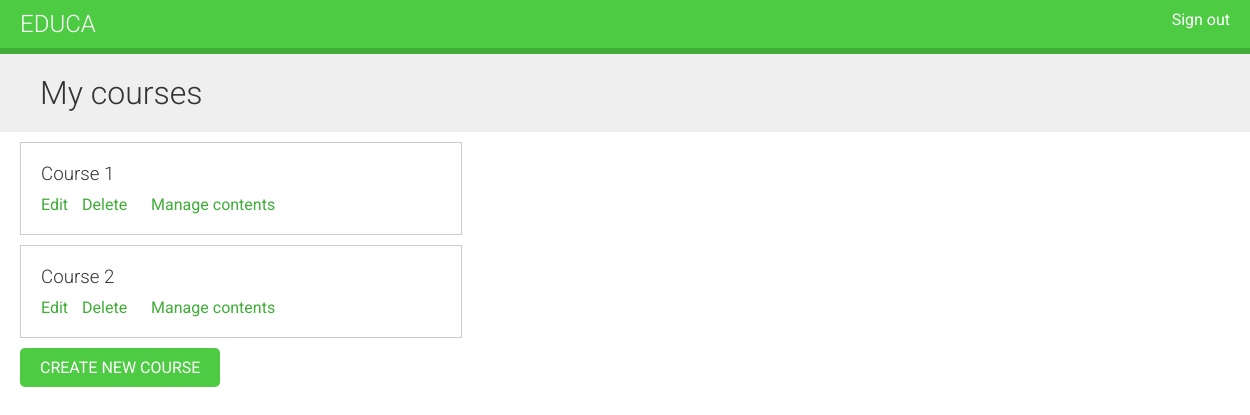
Page /course/mine/ (signed in) on the earlier database version.
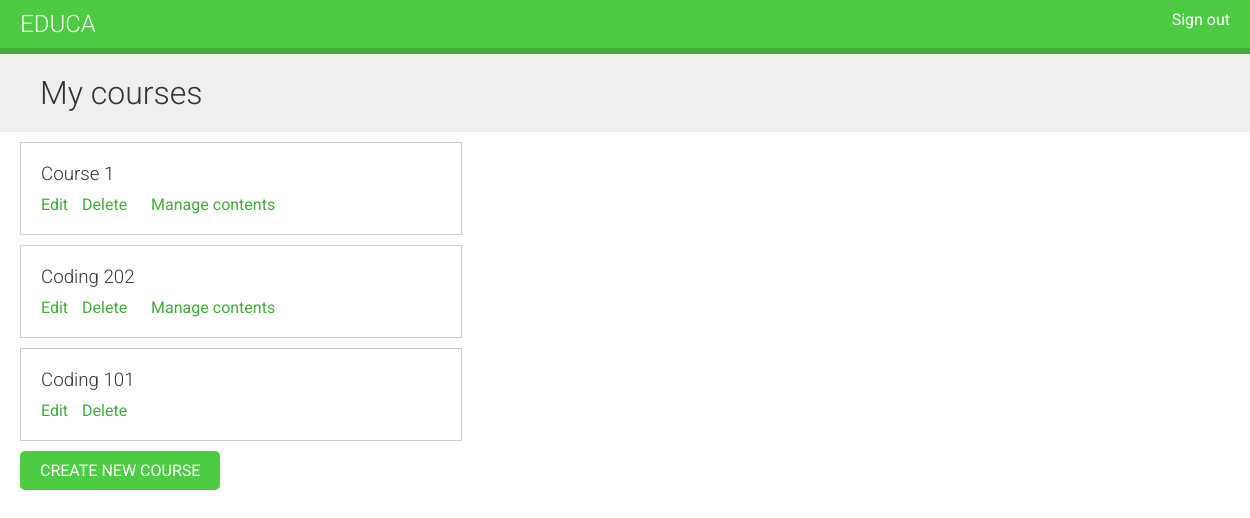
Same page on the later database version.
### courses/models.py (models this page shows, shortened)
class Course(models.Model):
    owner = models.ForeignKey(
        User, related_name="courses_created", on_delete=models.CASCADE
    )
    subject = models.ForeignKey(
        Subject, related_name="courses", on_delete=models.CASCADE
    )
    title = models.CharField(max_length=200)
    slug = models.SlugField(max_length=200, unique=True)
    overview = models.TextField()
    created = models.DateTimeField(auto_now_add=True)
    students = models.ManyToManyField(User, related_name="courses_joined", blank=True)
    class Meta:
        ordering = ["created"]

### courses/views.py (the view)
# urls.py: path("mine/", views.ManageCourseListView.as_view(), name="manage_course_list"),
class ManageCourseListView(OwnerCourseMixin, ListView):
    template_name = "courses/manage/course/list.html"

### courses/views.py (called while the page is built)
    def get_queryset(self):
        qs = super().get_queryset()
        return qs.filter(owner=self.request.user)

### courses/templates/courses/manage/course/list.html (shortened to what this page needs)
{% extends 'base.html' %}
{% block content %}
  <h1>My courses</h1>
  <div class="module">
    {% for course in object_list %}
      <div class="course-info">
        <h3>{{ course.title }}</h3>
        <p>
          <a href="{% url 'course_edit' course.id %}">Edit</a>
          <a href="{% url 'course_delete' course.id %}">Delete</a>
          <a href="{% url 'course_module_update' course.id %}">
            {% if course.modules.count > 0 %}
              <a href="{% url 'module_content_list' course.modules.first.id %}">
                Manage contents
              </a>
            {% endif %}
          </a>
        </p>
      </div>
    {% empty %}
      <p>
        You haven't had any courses yet.
      </p>
    {% endfor %}
    <p>
      <a href="{% url 'course_create' %}" class="button">Create new course</a>
    </p>
  </div>
{% endblock content %}

Differences in the rows shown:
changed Course: title "Course 2" → "Coding 202"
added Course: title "Coding 101"
